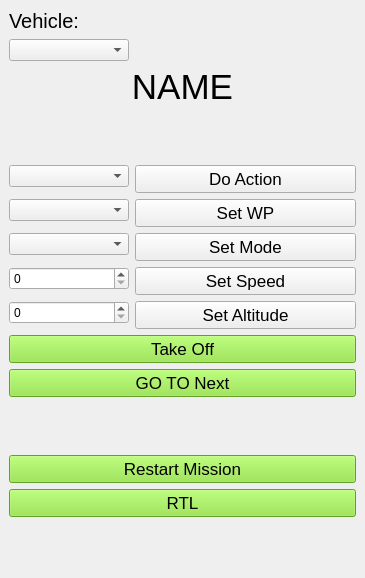
<?xml version="1.0" encoding="UTF-8"?>
<ui version="4.0">
 <class>MainWindow</class>
 <widget class="QMainWindow" name="MainWindow">
  <property name="geometry">
   <rect>
    <x>0</x>
    <y>0</y>
    <width>365</width>
    <height>578</height>
   </rect>
  </property>
  <property name="windowTitle">
   <string>MainWindow</string>
  </property>
  <widget class="QWidget" name="centralwidget">
   <layout class="QVBoxLayout" name="verticalLayout_2">
    <item>
     <widget class="QLabel" name="label">
      <property name="font">
       <font>
        <pointsize>15</pointsize>
       </font>
      </property>
      <property name="text">
       <string>Vehicle:</string>
      </property>
     </widget>
    </item>
    <item>
     <widget class="QComboBox" name="comboBox">
      <property name="maximumSize">
       <size>
        <width>120</width>
        <height>16777215</height>
       </size>
      </property>
     </widget>
    </item>
    <item>
     <widget class="QLabel" name="label_drone_name">
      <property name="maximumSize">
       <size>
        <width>16777215</width>
        <height>80</height>
       </size>
      </property>
      <property name="font">
       <font>
        <pointsize>26</pointsize>
       </font>
      </property>
      <property name="text">
       <string>NAME</string>
      </property>
      <property name="alignment">
       <set>Qt::AlignCenter</set>
      </property>
     </widget>
    </item>
    <item>
     <spacer name="verticalSpacer_3">
      <property name="orientation">
       <enum>Qt::Vertical</enum>
      </property>
      <property name="sizeHint" stdset="0">
       <size>
        <width>20</width>
        <height>40</height>
       </size>
      </property>
     </spacer>
    </item>
    <item>
     <layout class="QFormLayout" name="formLayout">
      <item row="0" column="0">
       <widget class="QComboBox" name="comboBox_action">
        <property name="minimumSize">
         <size>
          <width>120</width>
          <height>0</height>
         </size>
        </property>
       </widget>
      </item>
      <item row="1" column="0">
       <widget class="QComboBox" name="comboBox_wp">
        <property name="minimumSize">
         <size>
          <width>120</width>
          <height>0</height>
         </size>
        </property>
       </widget>
      </item>
      <item row="2" column="0">
       <widget class="QComboBox" name="comboBox_mode">
        <property name="minimumSize">
         <size>
          <width>120</width>
          <height>0</height>
         </size>
        </property>
       </widget>
      </item>
      <item row="3" column="0">
       <widget class="QSpinBox" name="spinBox_speed">
        <property name="minimumSize">
         <size>
          <width>120</width>
          <height>0</height>
         </size>
        </property>
       </widget>
      </item>
      <item row="4" column="0">
       <widget class="QSpinBox" name="spinBox_altitude">
        <property name="minimumSize">
         <size>
          <width>120</width>
          <height>0</height>
         </size>
        </property>
       </widget>
      </item>
      <item row="0" column="1">
       <widget class="QPushButton" name="pushButton_action">
        <property name="font">
         <font>
          <pointsize>13</pointsize>
         </font>
        </property>
        <property name="text">
         <string>Do Action</string>
        </property>
       </widget>
      </item>
      <item row="1" column="1">
       <widget class="QPushButton" name="pushButton_wp">
        <property name="font">
         <font>
          <pointsize>13</pointsize>
         </font>
        </property>
        <property name="text">
         <string>Set WP</string>
        </property>
       </widget>
      </item>
      <item row="2" column="1">
       <widget class="QPushButton" name="pushButton_mode">
        <property name="font">
         <font>
          <pointsize>13</pointsize>
         </font>
        </property>
        <property name="text">
         <string>Set Mode</string>
        </property>
       </widget>
      </item>
      <item row="3" column="1">
       <widget class="QPushButton" name="pushButton_speed">
        <property name="font">
         <font>
          <pointsize>13</pointsize>
         </font>
        </property>
        <property name="text">
         <string>Set Speed</string>
        </property>
       </widget>
      </item>
      <item row="4" column="1">
       <widget class="QPushButton" name="pushButton_altitude">
        <property name="font">
         <font>
          <pointsize>13</pointsize>
         </font>
        </property>
        <property name="text">
         <string>Set Altitude</string>
        </property>
       </widget>
      </item>
     </layout>
    </item>
    <item>
     <widget class="QPushButton" name="pushButton">
      <property name="font">
       <font>
        <pointsize>13</pointsize>
       </font>
      </property>
      <property name="styleSheet">
       <string notr="true">background-color: rgb(138, 226, 52);</string>
      </property>
      <property name="text">
       <string>Take Off</string>
      </property>
     </widget>
    </item>
    <item>
     <widget class="QPushButton" name="pushButton_goto_next">
      <property name="font">
       <font>
        <pointsize>13</pointsize>
       </font>
      </property>
      <property name="styleSheet">
       <string notr="true">background-color: rgb(138, 226, 52);</string>
      </property>
      <property name="text">
       <string>GO TO Next</string>
      </property>
     </widget>
    </item>
    <item>
     <spacer name="verticalSpacer_2">
      <property name="orientation">
       <enum>Qt::Vertical</enum>
      </property>
      <property name="sizeHint" stdset="0">
       <size>
        <width>20</width>
        <height>40</height>
       </size>
      </property>
     </spacer>
    </item>
    <item>
     <layout class="QVBoxLayout" name="verticalLayout">
      <item>
       <widget class="QPushButton" name="pushButton_restart_mission">
        <property name="font">
         <font>
          <pointsize>13</pointsize>
         </font>
        </property>
        <property name="styleSheet">
         <string notr="true">background-color: rgb(138, 226, 52);
</string>
        </property>
        <property name="text">
         <string>Restart Mission</string>
        </property>
       </widget>
      </item>
      <item>
       <widget class="QPushButton" name="pushButton_rtl">
        <property name="font">
         <font>
          <pointsize>13</pointsize>
         </font>
        </property>
        <property name="styleSheet">
         <string notr="true">background-color: rgb(138, 226, 52);</string>
        </property>
        <property name="text">
         <string>RTL</string>
        </property>
       </widget>
      </item>
     </layout>
    </item>
    <item>
     <spacer name="verticalSpacer">
      <property name="orientation">
       <enum>Qt::Vertical</enum>
      </property>
      <property name="sizeHint" stdset="0">
       <size>
        <width>20</width>
        <height>40</height>
       </size>
      </property>
     </spacer>
    </item>
   </layout>
  </widget>
 </widget>
 <resources/>
 <connections/>
</ui>
